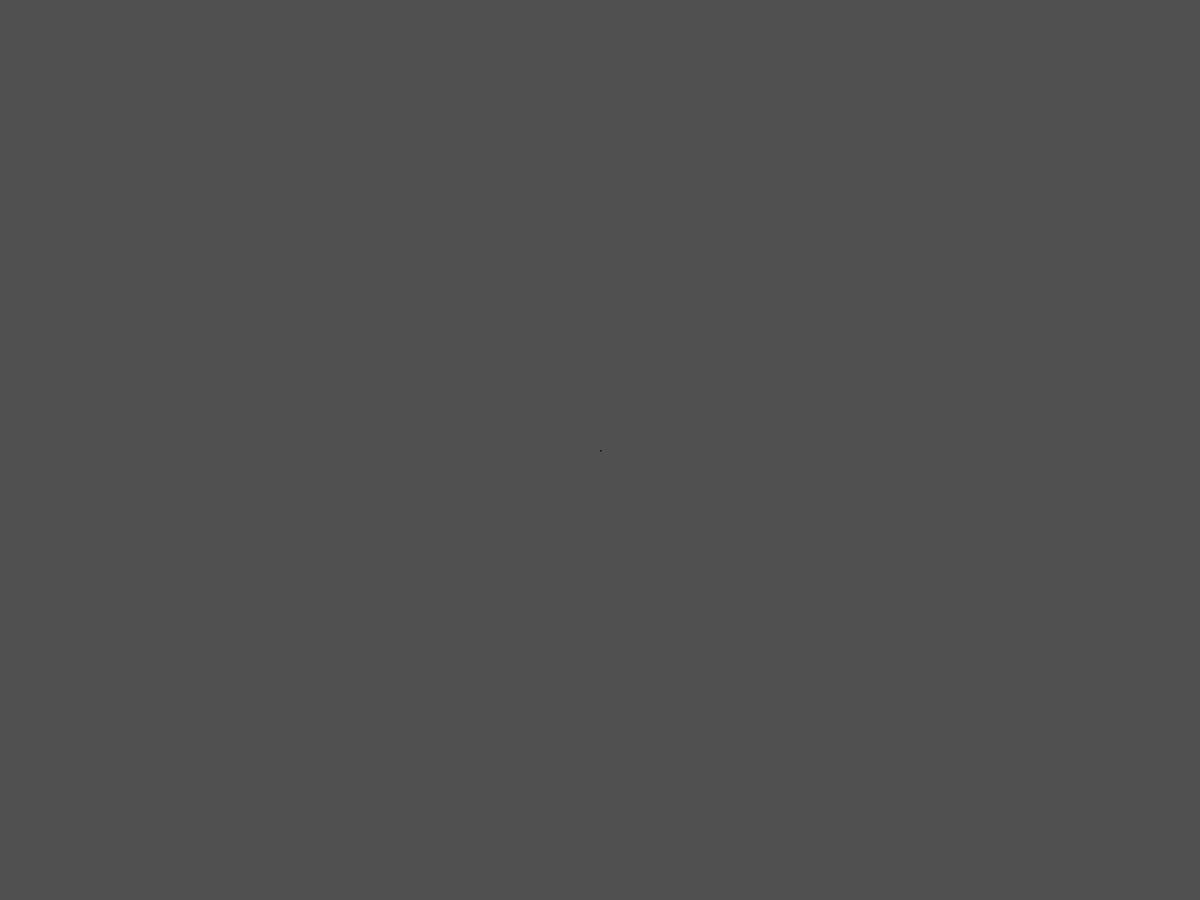
Frame 1 (no input)
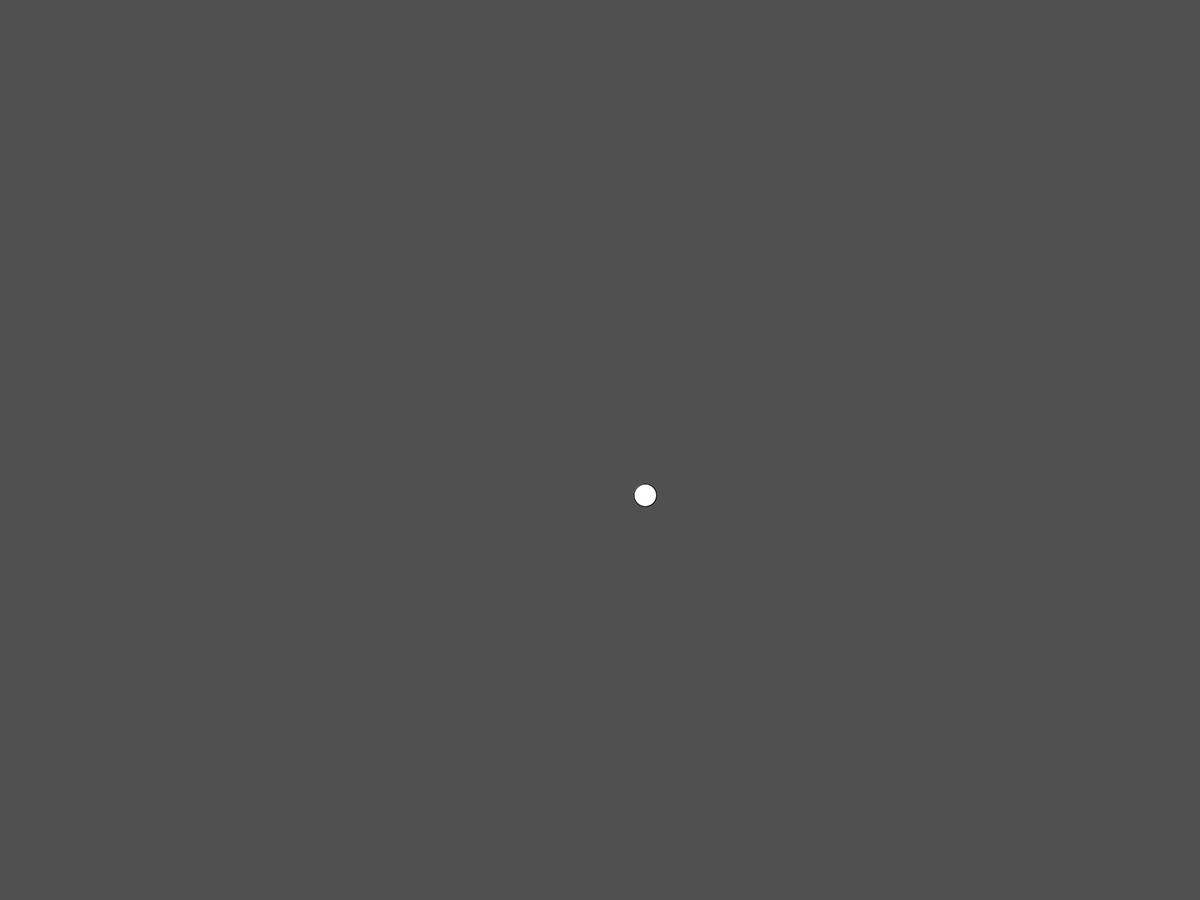
Frame 60 (the mouse pressed at the canvas centre just before this capture)
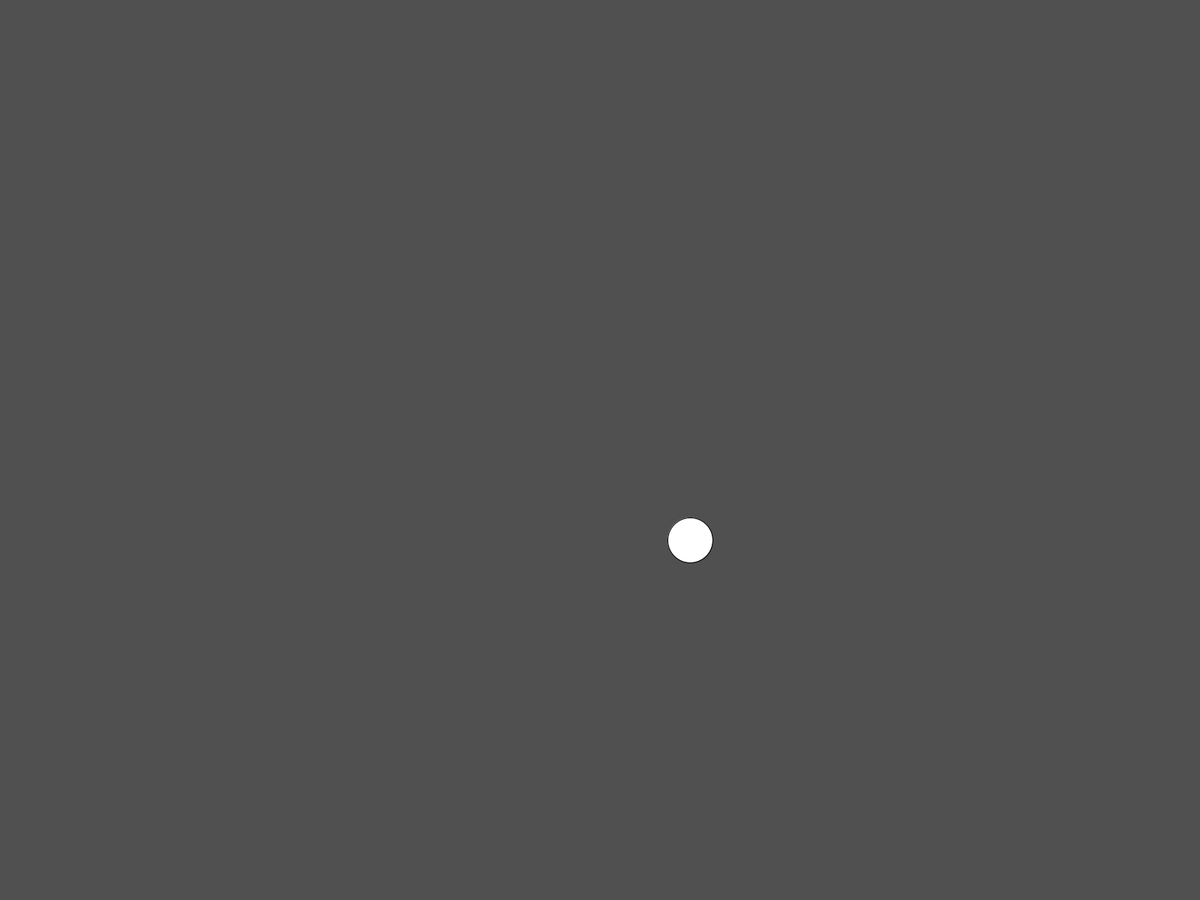
Frame 120 (the mouse held since frame 60 and released just before this capture)

The Processing sketch that drew these frames (run headless with seeded random() and noise(); from frame 60 on, the mouse is pressed at the canvas centre):

// Processing sketch: woectructer
// ── woectructer.pde
float x; 
float y;
float xVelo; 
float yVelo;

void setup() {
  fullScreen();
  x = width/2;
  y = height/2;
  xVelo = width/1000;
  yVelo = height/1000;
}

void draw() {
  background(80);
  x = x + xVelo;
  y = y + yVelo;
  ellipse(x, y, (x - width/2)/2, (x - width/2)/2);
}
